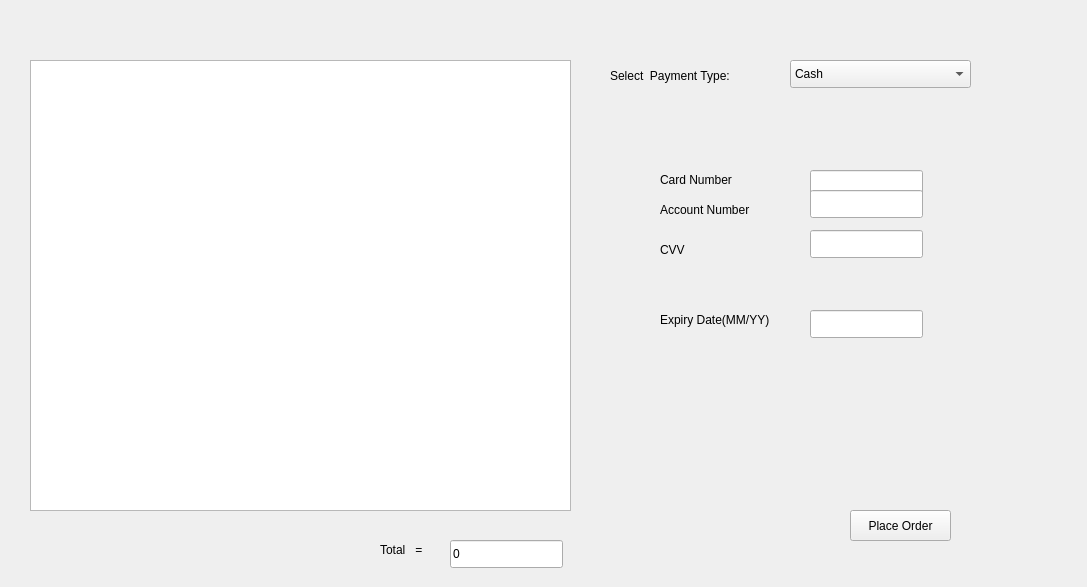
<?xml version="1.0" encoding="UTF-8"?>
<ui version="4.0">
 <class>Payment</class>
 <widget class="QWidget" name="Payment">
  <property name="geometry">
   <rect>
    <x>0</x>
    <y>0</y>
    <width>1087</width>
    <height>587</height>
   </rect>
  </property>
  <property name="windowTitle">
   <string>Form</string>
  </property>
  <widget class="QLabel" name="PaymentType">
   <property name="geometry">
    <rect>
     <x>610</x>
     <y>60</y>
     <width>151</width>
     <height>31</height>
    </rect>
   </property>
   <property name="text">
    <string>Select  Payment Type:</string>
   </property>
  </widget>
  <widget class="QComboBox" name="paymentType">
   <property name="geometry">
    <rect>
     <x>790</x>
     <y>60</y>
     <width>181</width>
     <height>28</height>
    </rect>
   </property>
   <item>
    <property name="text">
     <string>Cash</string>
    </property>
   </item>
   <item>
    <property name="text">
     <string>Card</string>
    </property>
   </item>
   <item>
    <property name="text">
     <string>EasyPaisa</string>
    </property>
   </item>
   <item>
    <property name="text">
     <string>JazzCash</string>
    </property>
   </item>
  </widget>
  <widget class="QPushButton" name="placeOrder">
   <property name="geometry">
    <rect>
     <x>850</x>
     <y>510</y>
     <width>101</width>
     <height>31</height>
    </rect>
   </property>
   <property name="text">
    <string>Place Order</string>
   </property>
  </widget>
  <widget class="QTableWidget" name="cartList">
   <property name="geometry">
    <rect>
     <x>30</x>
     <y>60</y>
     <width>541</width>
     <height>451</height>
    </rect>
   </property>
  </widget>
  <widget class="QLineEdit" name="orderTotal">
   <property name="geometry">
    <rect>
     <x>450</x>
     <y>540</y>
     <width>113</width>
     <height>28</height>
    </rect>
   </property>
   <property name="text">
    <string>0</string>
   </property>
   <property name="readOnly">
    <bool>true</bool>
   </property>
  </widget>
  <widget class="QLabel" name="label">
   <property name="geometry">
    <rect>
     <x>380</x>
     <y>540</y>
     <width>63</width>
     <height>20</height>
    </rect>
   </property>
   <property name="text">
    <string>Total   =</string>
   </property>
  </widget>
  <widget class="QLineEdit" name="cardnum">
   <property name="geometry">
    <rect>
     <x>810</x>
     <y>170</y>
     <width>113</width>
     <height>28</height>
    </rect>
   </property>
  </widget>
  <widget class="QLineEdit" name="cvv">
   <property name="geometry">
    <rect>
     <x>810</x>
     <y>230</y>
     <width>113</width>
     <height>28</height>
    </rect>
   </property>
  </widget>
  <widget class="QLineEdit" name="exp">
   <property name="geometry">
    <rect>
     <x>810</x>
     <y>310</y>
     <width>113</width>
     <height>28</height>
    </rect>
   </property>
  </widget>
  <widget class="QLabel" name="lcardnum">
   <property name="geometry">
    <rect>
     <x>660</x>
     <y>170</y>
     <width>131</width>
     <height>20</height>
    </rect>
   </property>
   <property name="text">
    <string>Card Number</string>
   </property>
  </widget>
  <widget class="QLabel" name="lexp">
   <property name="geometry">
    <rect>
     <x>660</x>
     <y>310</y>
     <width>141</width>
     <height>20</height>
    </rect>
   </property>
   <property name="text">
    <string>Expiry Date(MM/YY)</string>
   </property>
  </widget>
  <widget class="QLabel" name="lcvv">
   <property name="geometry">
    <rect>
     <x>660</x>
     <y>240</y>
     <width>141</width>
     <height>20</height>
    </rect>
   </property>
   <property name="text">
    <string>CVV</string>
   </property>
  </widget>
  <widget class="QLineEdit" name="laccnum">
   <property name="geometry">
    <rect>
     <x>810</x>
     <y>190</y>
     <width>113</width>
     <height>28</height>
    </rect>
   </property>
  </widget>
  <widget class="QLabel" name="accnum">
   <property name="geometry">
    <rect>
     <x>660</x>
     <y>200</y>
     <width>131</width>
     <height>20</height>
    </rect>
   </property>
   <property name="text">
    <string>Account Number</string>
   </property>
  </widget>
 </widget>
 <resources/>
 <connections/>
</ui>
